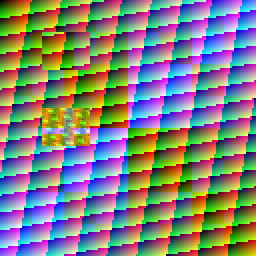
#> input picture test/compatibility/wmf/128x128/bitmap16-selfcopy-identity-bit_blt-mode3-overlap.png, 128 x 128 px (shown 2 times larger)
$ python -i text-gallery.py   (imports and definitions only)
#> lines starting #> are read from the running program, lines starting #| are printed output that depends on the picture
### src/pillow_wmf/plugin.py
"""Pillow's WMF entry point; EMF remains with Pillow's existing handler."""

import math
import struct

from PIL import Image, ImageFile, WmfImagePlugin

from .gdi import UnsupportedOperation
from .raster import RasterContext
from .render import _read_metafile
from .system_fonts import SystemFontCollection
from .wmf import FormatError, Limits
from .wmf.player import PlaybackError, play


def _accept(prefix):
    return prefix.startswith((b"\xd7\xcd\xc6\x9a", b"\x01\x00\x09\x00", b"\x02\x00\x09\x00"))


class WmfImageFile(ImageFile.ImageFile):
    format = "WMF"
    format_description = "Windows Metafile"

    # [77 lines left out: functions _open, load, _factory, not called in this run]


def register():
    # Importing the built-in module above first prevents lazy Pillow plugin
    # initialization from subsequently replacing this registry entry.
    Image.register_open("WMF", _factory, lambda prefix: _accept(prefix) or WmfImagePlugin._accept(prefix))
    Image.register_extension("WMF", ".wmf")

### src/pillow_wmf/wmf/records.py
"""Record envelopes and the explicit typed-record registry.

Unknown records stay opaque. Known records retain their original function word
and any uninterpreted trailing bytes independently of their decoded fields.
"""

from dataclasses import dataclass
from typing import ClassVar

from .._values import freeze_fields
from .binary import FormatError, Limits, Reader, pack
from .constants import RecordType

RECORD_CLASSES: dict[RecordType, type["Record"]] = {}
RECORD_TYPES_BY_LOW_BYTE = {int(kind) & 0xFF: kind for kind in RecordType}


def register(cls):
    if cls.kind in RECORD_CLASSES:
        raise RuntimeError(f"Duplicate WMF record registration: {cls.kind}")
    RECORD_CLASSES[cls.kind] = cls
    return cls


@dataclass(frozen=True, kw_only=True)
class Record:
    wire_function: int | None = None
    trailing: bytes = b""
    kind: ClassVar[RecordType]

    def __post_init__(self):
        freeze_fields(self)

    def payload(self) -> bytes:
        raise NotImplementedError

    # [12 lines left out: functions function, to_bytes, not called in this run]


class FixedRecord(Record):
    wire_layout: ClassVar[str]
    fields: ClassVar[tuple[str, ...]]

    def payload(self) -> bytes:
        return pack(self.wire_layout, *(getattr(self, name) for name in self.fields))

    # [4 lines left out: function read, not called in this run]


@dataclass(frozen=True)
class UnknownRecord:
    function: int
    data: bytes

    def __post_init__(self):
        freeze_fields(self)

    # [17 lines left out: functions to_bytes, decode_record, not called in this run]

### scripts/text-gallery.py
"""Compare a downloaded real-text probe and show only mismatches in HTML."""

import argparse
from html import escape
from pathlib import Path

from fontTools.ttLib import TTCollection
from PIL import Image, ImageChops

from pillow_wmf import FontCollection, FontFace, Metafile, RasterContext, UnsupportedOperation, play
from pillow_wmf.wmf.variable import ExtTextOut, TextOut


# [17 lines left out: functions load_faces, corpus_pairs, not called in this run]


def gallery(
    source,
    output,
    *,
    title="Real-font mismatches",
    missing_glyph="error",
    font_paths=(),
    fallbacks=None,
    synthesize_styles=False,
    wingdings_fallback=False,
    pairs=None,
    limit=None,
    text_only=False,
    font_note="Primary fonts use identical files. Extra fallback fonts may differ from Windows.",
    fonts=None,
    case_notes=None,
):
    source, output = Path(source), Path(output)
    output.mkdir(parents=True, exist_ok=True)
    paths = [*sorted((source / "fonts").glob("*.ttf")), *font_paths]
    if fonts is None:
        fonts = FontCollection(
            (face for path in paths for face in load_faces(path)),
            missing_glyph=missing_glyph,
            fallbacks=fallbacks,
            synthesize_styles=synthesize_styles,
            wingdings_fallback=wingdings_fallback,
        )
    entries, blocked = [], []
    exact = 0
    omitted = 0
    inputs = pairs if pairs is not None else ((p, p.with_suffix(".png")) for p in sorted(source.glob("*.wmf")))
    for index, (wmf, png) in enumerate(inputs):
        try:
            metafile = Metafile.from_bytes(wmf.read_bytes())
            if text_only and not any(isinstance(r, (TextOut, ExtTextOut)) for r in metafile.records):
                continue
            with Image.open(png) as image:
                native = image.convert("RGB")
            context = RasterContext(*native.size, fonts=fonts)
            play(metafile, context, strict=True)
        except (UnsupportedOperation, ValueError, OSError) as error:
            blocked.append(f"{wmf}: {error}")
            continue
        actual = context.image.convert("RGB")
        difference = ImageChops.difference(native, actual)
        if difference.getbbox() is None:
            exact += 1
            continue
        if limit is not None and len(entries) >= limit:
            omitted += 1
            continue
        count = sum(pixel != (0, 0, 0) for pixel in difference.get_flattened_data())
        mask = difference.convert("RGB").point(lambda value: 255 if value else 0)
        red, green, blue = mask.split()
        mask = ImageChops.lighter(ImageChops.lighter(red, green), blue)
        highlight = Image.new("RGB", native.size, "white")
        highlight.paste((255, 0, 100), mask=mask)
        cells = []
        for label, image in (("Windows", native), ("Ours", actual), ("Difference", highlight)):
            prefix = f"{index}-" if pairs is not None else ""
            filename = f"{prefix}{wmf.stem}-{label.lower()}.png"
            image.save(output / filename)
            cells.append(
                f"<figure><figcaption>{label}</figcaption>"
                f'<img style="--width:{native.width}px" src="{escape(filename)}"></figure>'
            )
        if context._state.text_state.font and context._state.text_state.font.quality in (0, 1, 2):
            note = "Default/draft/proof quality: RGB subpixel coverage; filtering and contrast remain approximate."
        else:
            note = "Monochrome: inspect ink shape and placement; differences are not automatically waived."
        request = context._state.text_state.font
        if request and request.escapement:
            note += " Rotation: line/background bounds and some placements still need alignment; this is not mask-only."
        if any(scale < 0 for scale in context.mapping.linear_scale):
            note += " Reflected mapping: opaque bounds still need alignment."
        if case_notes and str(wmf) in case_notes:
            note = case_notes[str(wmf)] + " — " + note
        entries.append(
            f"<section><h2>{escape(wmf.stem)} — {count} differing pixels</h2>"
            f"<p>{note}</p><div>{''.join(cells)}</div></section>"
        )
    total = exact + len(entries) + omitted + len(blocked)
    if not total:
        raise ValueError("No WMF/PNG pairs found")
    summary = f"{total} cases: {exact} exact, {len(entries) + omitted} mismatches, {len(blocked)} blocked."
    if omitted:
        summary += f" Showing {len(entries)} mismatches; {omitted} omitted by review limit."
    page = f"""<!doctype html><meta charset="utf-8"><title>{escape(title)}</title>
<style>body{{font:16px sans-serif;background:#eee;margin:24px}}section div{{display:flex;gap:16px;overflow:auto}}
figure{{margin:0}}img{{image-rendering:pixelated;width:calc(var(--width) * var(--zoom, 1));height:auto}}
figcaption{{padding:8px 0}}section{{margin:32px 0}}pre{{white-space:pre-wrap}}</style>
<h1>{escape(title)}</h1><p>{summary}</p>
<p>Windows left, ours middle, pink mismatches right. Exact cases are omitted.
{escape(font_note)} Unsupported cases are listed separately; their non-font drawing is not validated.</p>
<p>Missing-glyph policy: {escape(missing_glyph)} (notdef uses the supplied face's glyph zero, not font linking).</p>
<p>Explicit fallback chains: {escape(str(fallbacks or {}))}</p>
<p>Wingdings Unicode fallback: {wingdings_fallback}. When enabled and the requested face is unavailable,
Noto outlines are adapted to Wingdings design metrics; shapes remain approximate,
and missing glyphs remain subject to the stated policy.</p>
<label>Pixel zoom <select onchange="document.body.style.setProperty('--zoom',this.value)">
<option>1</option><option>2</option><option>4</option></select></label>
{"".join(entries)}<h2>Blocked cases</h2><pre>{escape(chr(10).join(blocked) or "None")}</pre>"""
    (output / "index.html").write_text(page, encoding="utf-8")
    print(summary)
    print(output / "index.html")
    return exact, len(entries) + omitted, len(blocked)


# [45 lines left out: function main, not called in this run]


# [2 lines not run here, left out]

>>> import cv2
>>> picture = cv2.imread('../test/compatibility/wmf/128x128/bitmap16-selfcopy-identity-bit_blt-mode3-overlap.png', cv2.IMREAD_GRAYSCALE)
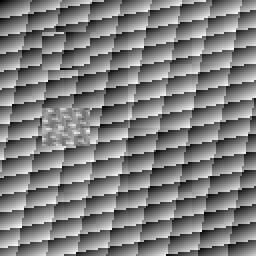
#> picture: shape (128, 128) (shown 2 times larger); min 0, max 253, mean 127.5
>>> result = gallery(picture, 'out.png')
#> (the run stopped early here; a loop or call above may not have finished)
